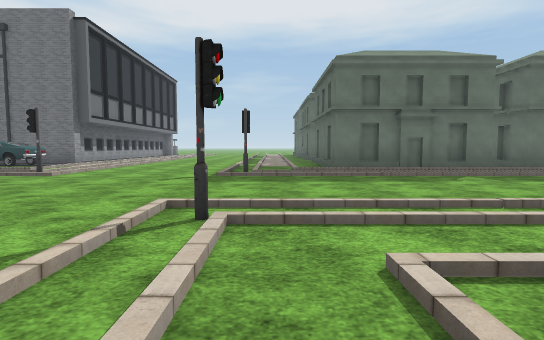
view 1 (above)

24 first-person views from a walk through a scene from a Unity 3-D project. The camera is 1.2 m above the floor, tilts 4° down and sees 80° across. The floor is counted in squares, 2 m on a side. Each view is taken from the middle of a square. On the plan, view 1 faces up. The plan holds only what a view shows up to about 10 squares ahead; the rest is blank. The place goes on beyond the plan. The terrain is drawn as flat ground. Some surface patterns are stand-ins.

view 2
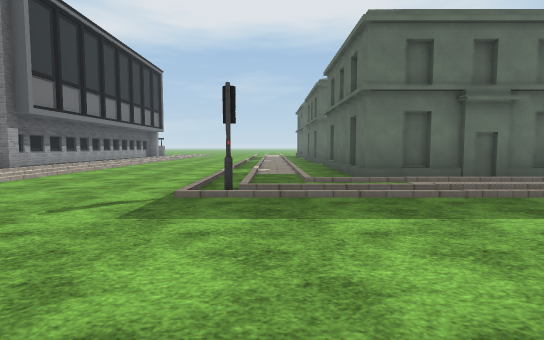

view 3
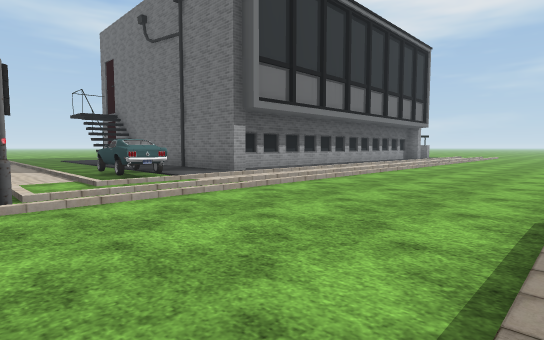

view 4
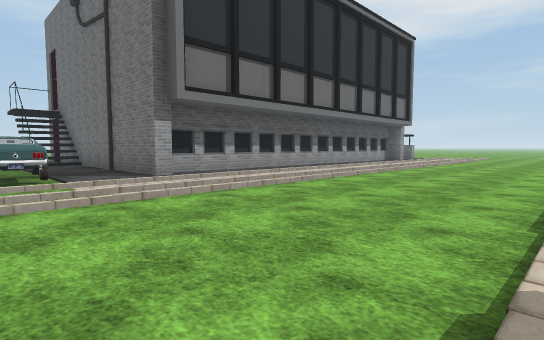

view 5
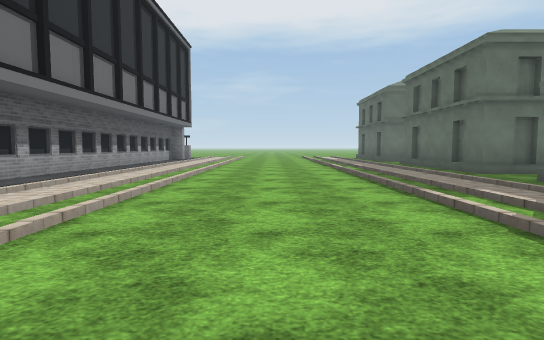

view 6
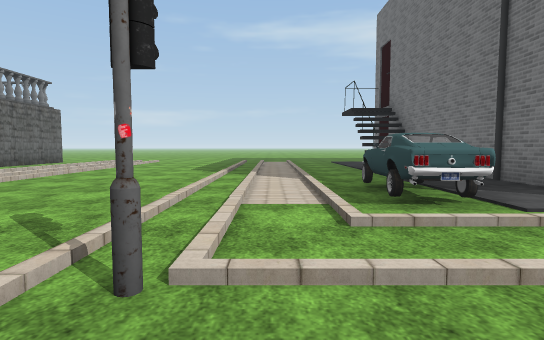

view 7
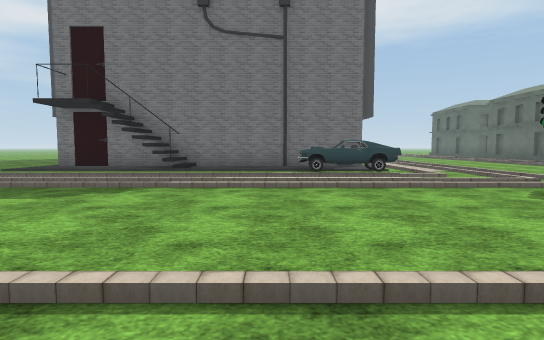

view 8
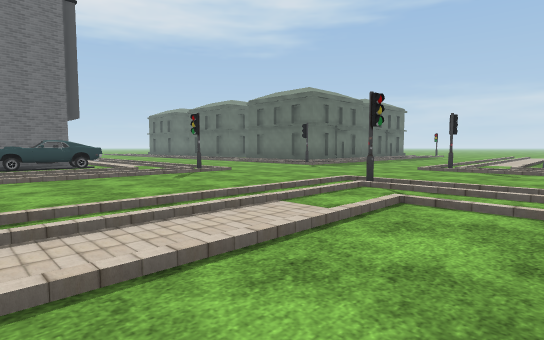

view 9
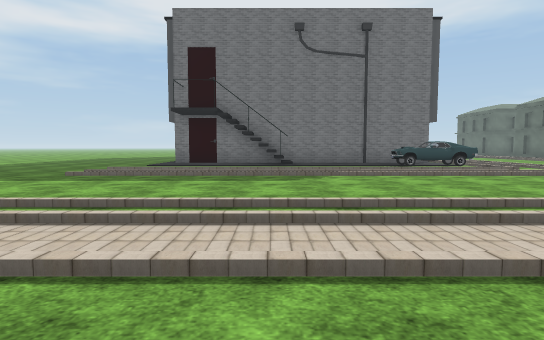

view 10
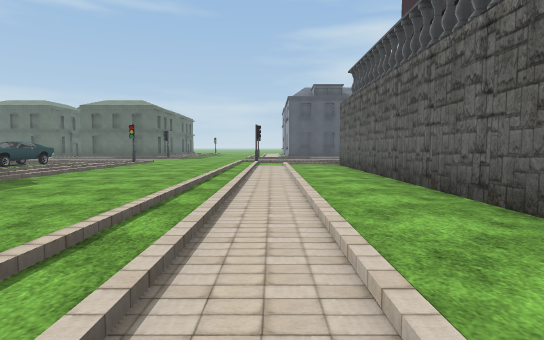

view 11
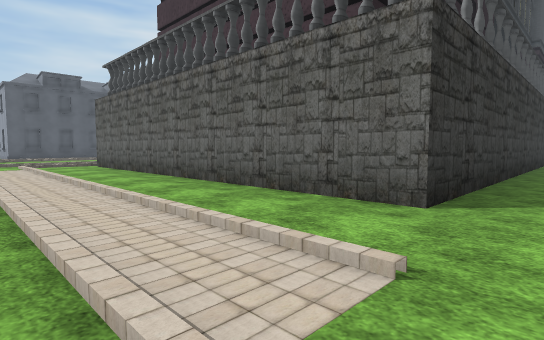

view 12
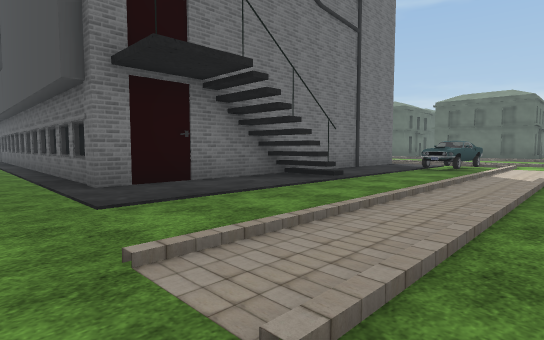

view 13
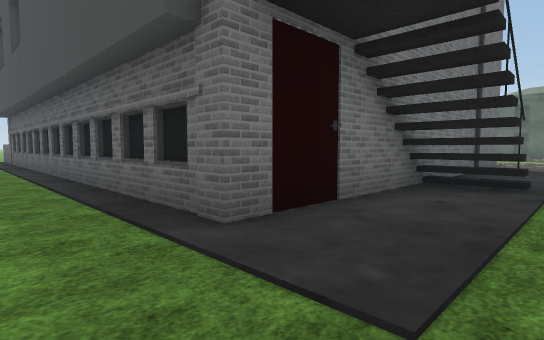

view 14
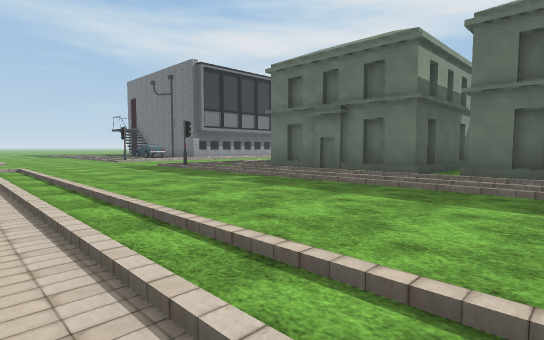

view 15
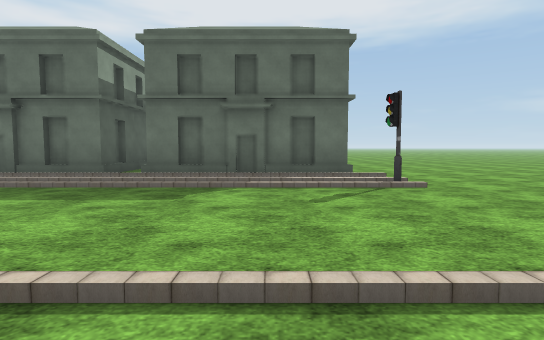

view 16
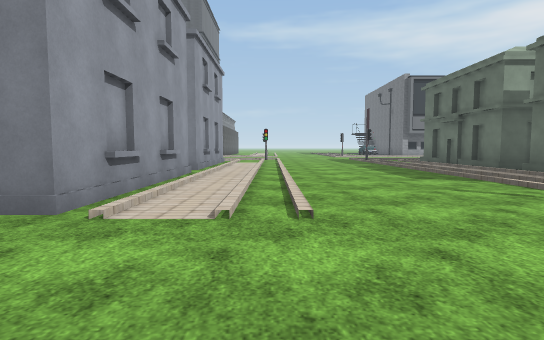

view 17
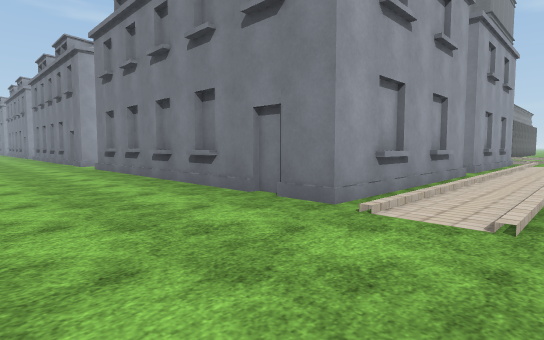

view 18
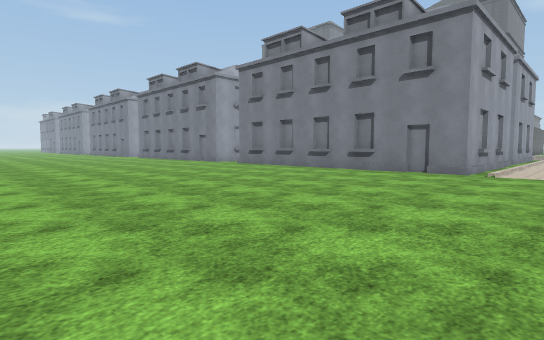

view 19
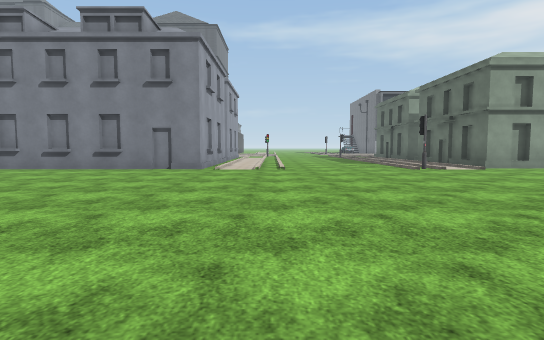

view 20
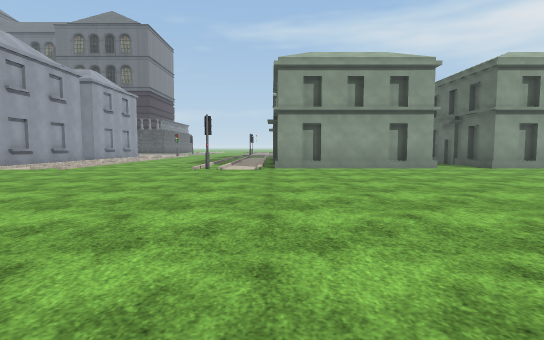

view 21
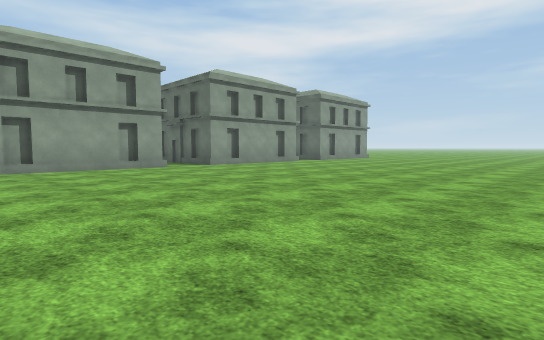

view 22
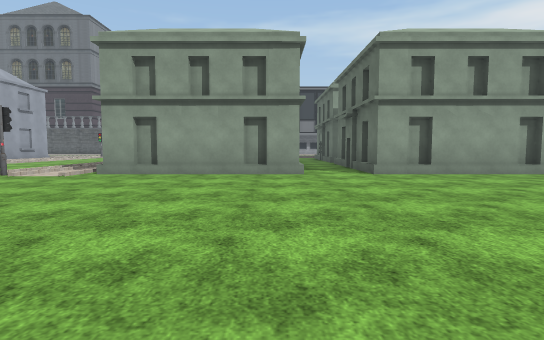

view 23
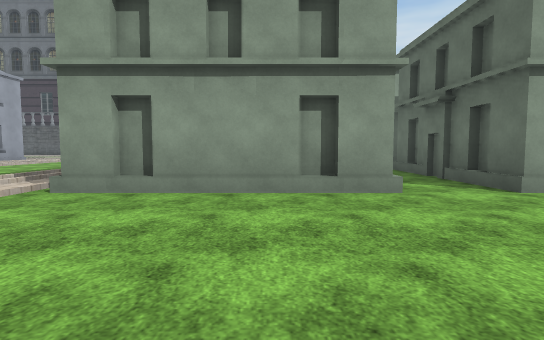

view 24
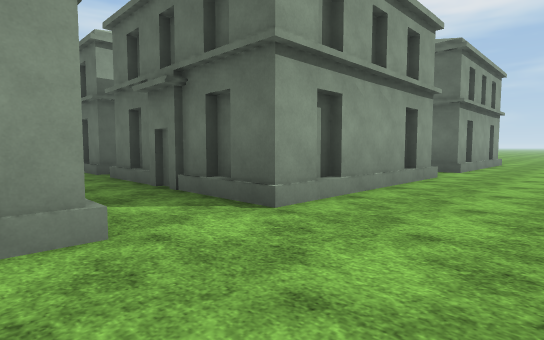

### Floor plan
Key: @ floor where view 1 was taken; # wall or solid block; . floor; / step, stairs or slope; v drop or lower ground; C car; B building; O other object.
Columns run from 18 left of view 1 to 21 right of it. Each row starts with its distance up from view 1.
 18  .#       #../.../..#         ... .....
 17  .#       #../.../..#        #.........
 16  .#       #../.../..##### ####.........
 15 ..#       #../.../....B ....B..........
 14 ..#       #../.../...      .............
 13 ..#       #../.../..#   #    #..........
 12 ..#########../.../..#   #    #..........
 11 ....## ....../.../..#   #/   #..........
 10 .........CCC./.../..#  ##/   #..........
  9 ............./.../....B#/// B...........
  8 ............./...O.....................
  7 .////////////#.../////////////#.......
  6 .....................................
  5  .....................................
  4  ......................................
  3 .//////////..#...#...//////////.........
  2 ................./.....................
  1 ................./.. ####.#####........
  0 ..............    @           #........
 -1 .###########                  #........
 -2 .# ####                       #........
 -3  #                            B.......
 -4  #                            #.......
 -5  #                            #.......
 -6  #                            #.......
 -7  v                            ... ....
 -8  #                           B...  ...
 -9  #                             ..   ..

Where each view was taken, in squares from view 1:
view 1: 0 up, 0 right, facing up
view 2: 3 up, 0 right, facing up
view 3: 7 up, 1 left, facing up-left
view 4: 9 up, 1 left, facing up-left
view 5: 8 up, 3 left, facing up
view 6: 8 up, 4 left, facing left
view 7: 2 up, 10 left, facing up
view 8: 0 up, 10 left, facing up-right
view 9: 0 up, 13 left, facing up
view 10: 2 up, 18 left, facing right
view 11: 3 up, 18 left, facing down-right
view 12: 7 up, 18 left, facing up-right
view 13: 10 up, 18 left, facing up-right
view 14: 2 up, 9 right, facing up-left
view 15: 2 up, 10 right, facing up
view 16: 3 up, 15 right, facing left
view 17: 3 up, 15 right, facing down-left
view 18: 3 up, 20 right, facing down-left
view 19: 3 up, 21 right, facing left
view 20: 9 up, 21 right, facing left
view 21: 9 up, 21 right, facing up-left
view 22: 13 up, 19 right, facing left
view 23: 12 up, 16 right, facing left
view 24: 13 up, 14 right, facing up-left
